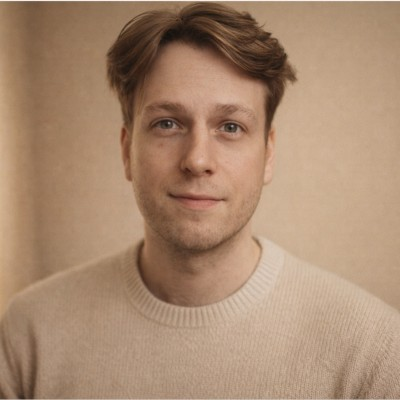
#> input picture vorgaben/kopf/original-foto.jpeg, 400 x 400 px
$ python align_head.py
#> lines starting #> are read from the running program, lines starting #| are printed output that depends on the picture
"""Setzt den Fotokopf der Spielfigur aus zwei freigestellten PNGs zusammen.

header_upper.png liegt auf einer 400x400-Fläche, lower_jaw.png ist sauberer freigestellt, liegt aber
vergrößert auf einer A4-Fläche. Das Skript sucht Maßstab und Lage des Kiefers per Abgleich mit dem
Originalfoto (gleiches Gesicht, 400x400) und schreibt beide Hälften passgenau auf eine gemeinsame Fläche.

Aufruf:  python tools/align_head.py
Ergebnis: public/char/head_upper.png, public/char/head_jaw.png, src/data/head.json, tools/head_check.png
"""
import json
from pathlib import Path

import numpy as np
from PIL import Image

ROOT = Path(__file__).resolve().parent.parent
SRC = ROOT / "vorgaben" / "kopf"
OUT = ROOT / "public" / "char"
EXPORT_SCALE = 2  # Ausgabe in doppelter 400er-Auflösung, genug Reserve für 4K


def alpha_bbox(img):
    a = np.asarray(img.getchannel("A"))
    ys, xs = np.nonzero(a > 8)
    return xs.min(), ys.min(), xs.max() + 1, ys.max() + 1


def main():
    photo = np.asarray(Image.open(SRC / "original-foto.jpeg").convert("RGB"), dtype=np.float32)
    upper = Image.open(SRC / "header_upper.png").convert("RGBA")
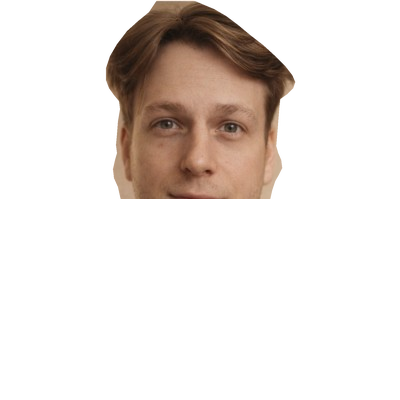
#> input picture vorgaben/kopf/header_upper.png, 400 x 400 px
#> upper is the input picture: PIL image 400x400 RGBA; mean R, G, B, A 168.9, 137.6, 112.4, 47.5
    jaw_ref = Image.open(SRC / "jaw_lower_400.png").convert("RGBA")
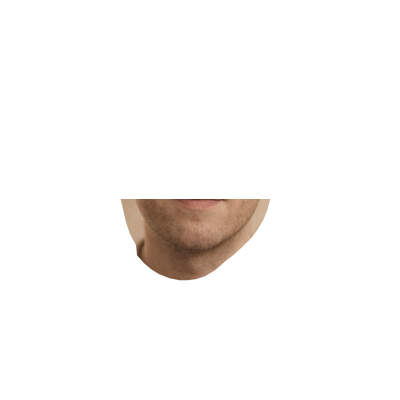
#> input picture vorgaben/kopf/jaw_lower_400.png, 400 x 400 px
#> jaw_ref is the input picture: PIL image 400x400 RGBA; mean R, G, B, A 168.9, 137.6, 112.4, 14
    jaw_big = Image.open(SRC / "lower_jaw.png").convert("RGBA")
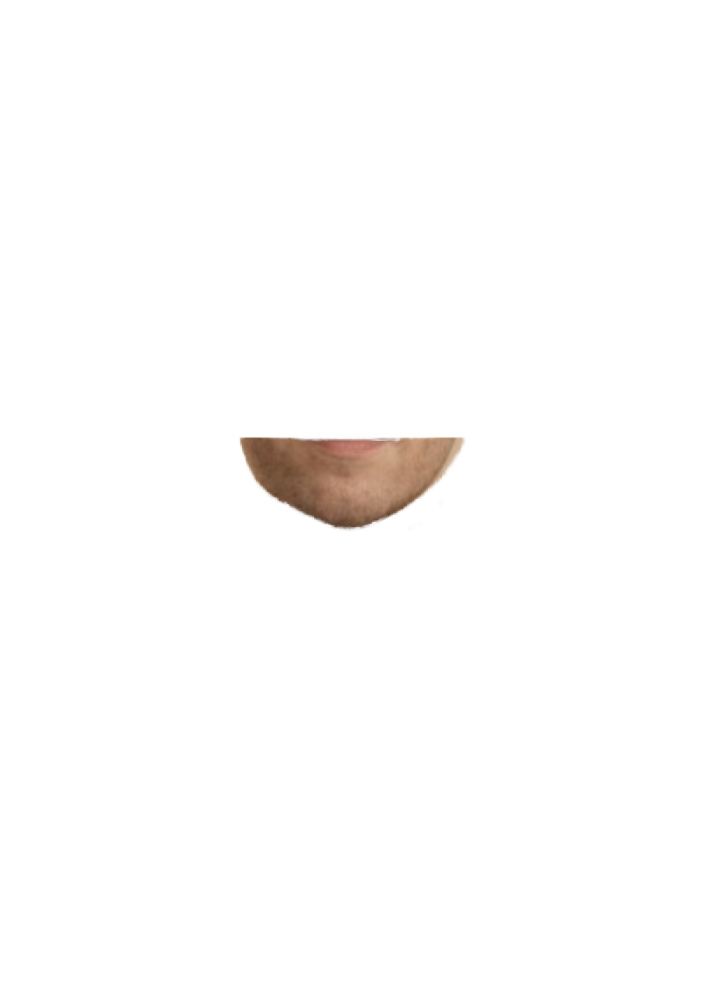
#> input picture vorgaben/kopf/lower_jaw.png, 3508 x 4961 px (shown at 1/5 size)
#> jaw_big is the input picture: PIL image 3508x4961 RGBA; mean R, G, B, A 3.5, 2.6, 2, 5.2

    jaw_crop = jaw_big.crop(alpha_bbox(jaw_big))
    rx0, ry0, rx1, ry1 = alpha_bbox(jaw_ref)
#> rx0 = 120; ry0 = 199; rx1 = 271; ry1 = 281
    s0 = (rx1 - rx0) / jaw_crop.width
#> s0 = 0.133
    print(f"Grobe Lage aus jaw_lower_400: x={rx0} y={ry0} w={rx1 - rx0}, Startmaßstab {s0:.4f}")
#| Grobe Lage aus jaw_lower_400: x=120 y=199 w=151, Startmaßstab 0.1327

    best = None
    for s in np.linspace(s0 * 0.85, s0 * 1.15, 31):
        w = max(1, round(jaw_crop.width * s))
        h = max(1, round(jaw_crop.height * s))
        small = jaw_crop.resize((w, h), Image.LANCZOS)
        arr = np.asarray(small, dtype=np.float32)
        rgb, a = arr[..., :3], arr[..., 3] / 255.0
        mask = a > 0.6
        if mask.sum() < 200:
            continue
        for dy in range(-14, 15):
            for dx in range(-14, 15):
                x, y = rx0 + dx, ry0 + dy
                if x < 0 or y < 0 or x + w > 400 or y + h > 400:
                    continue
                region = photo[y:y + h, x:x + w]
                err = np.mean((region[mask] - rgb[mask]) ** 2)
                if best is None or err < best[0]:
                    best = (err, s, x, y, w, h)
#> after the loop, best = (28.69, 0.117, 134, 198, 133, 55)
    err, s, x, y, w, h = best
#> err = 28.69; s = 0.117; x = 134; y = 198; w = 133; h = 55
    print(f"Beste Lage: Maßstab {s:.4f}, x={x}, y={y}, {w}x{h}, MSE {err:.1f}")
#| Beste Lage: Maßstab 0.1168, x=134, y=198, 133x55, MSE 28.7

    # Gemeinsame Fläche in Exportauflösung
    E = EXPORT_SCALE
    canvas = (400 * E, 400 * E)
    upper_big = upper.resize(canvas, Image.LANCZOS)
    jaw_layer = Image.new("RGBA", canvas, (0, 0, 0, 0))
#> jaw_layer: PIL image 800x800 RGBA; every value is 0
    jaw_scaled = jaw_crop.resize((round(jaw_crop.width * s * E), round(jaw_crop.height * s * E)), Image.LANCZOS)
    jaw_layer.paste(jaw_scaled, (round(x * E), round(y * E)), jaw_scaled)

    # Helle Schnittkante oben am Kiefer entfernen (graue/weiße, ungesättigte Pixel in den obersten Zeilen)
    ja_arr = np.array(jaw_layer)
    rows = np.nonzero((ja_arr[..., 3] > 128).sum(axis=1) > 0)[0]
#> rows = 104 values from 397 to 500
    top = rows.min()
#> top = 397
    band = ja_arr[top:top + 5 * E]
    rgb = band[..., :3].astype(np.int16)
    light = (rgb.min(axis=2) > 150) & ((rgb.max(axis=2) - rgb.min(axis=2)) < 40)
    band[..., 3][light] = 0
    ja_arr[top:top + 5 * E] = band
    jaw_layer = Image.fromarray(ja_arr)

    # Auf die gemeinsame Kopf-Box zuschneiden (mit etwas Rand für Drehung)
    ux0, uy0, ux1, uy1 = alpha_bbox(upper_big)
#> ux0 = 211; uy0 = 0; ux1 = 594; uy1 = 399
    jx0, jy0, jx1, jy1 = alpha_bbox(jaw_layer)
#> in alpha_bbox (call 4), `a = np.asarray(img.getchannel("A"))`:
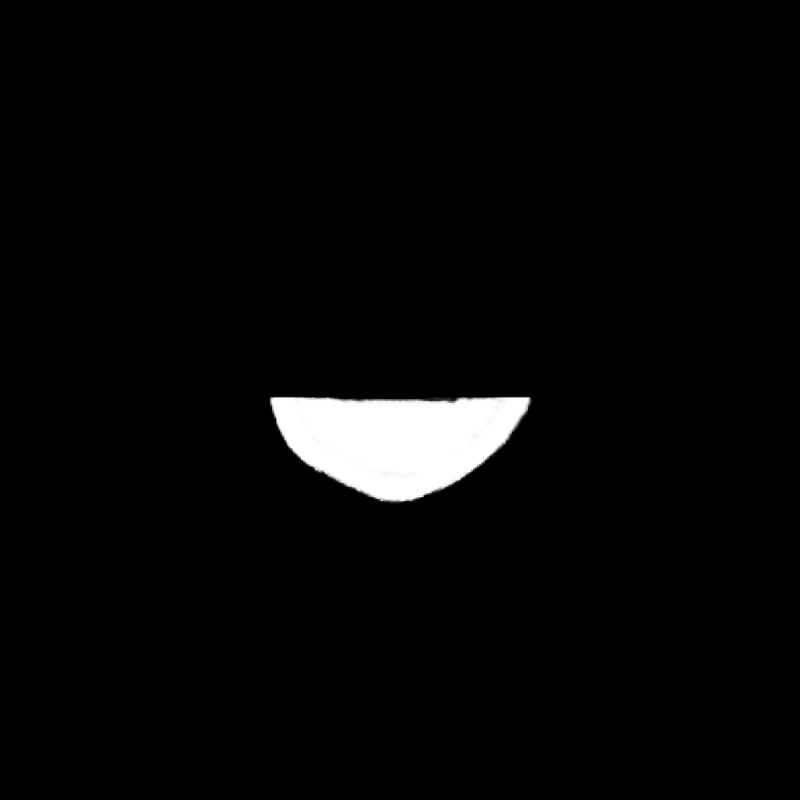
#> a: shape (800, 800); min 0, max 255, mean 7.5
#> in alpha_bbox (call 4), `ys, xs = np.nonzero(a > 8)`: ys = 19923 values from 396 to 503; xs = 19923 values, max 532 at index 709, min 269 at index 237, mean 396.9
#> jx0 = 269; jy0 = 396; jx1 = 533; jy1 = 504
    pad = 6 * E
    box = (max(0, min(ux0, jx0) - pad), max(0, min(uy0, jy0) - pad),
           min(canvas[0], max(ux1, jx1) + pad), min(canvas[1], max(uy1, jy1) + pad))
#> box = (199, 0, 606, 516)
    upper_out = upper_big.crop(box)
    jaw_out = jaw_layer.crop(box)
    OUT.mkdir(parents=True, exist_ok=True)
    upper_out.save(OUT / "head_upper.png", optimize=True)
    jaw_out.save(OUT / "head_jaw.png", optimize=True)

    # Schnittkante: unterste deckende Zeile des Oberkopfs und oberste des Kiefers (in Ausgabekoordinaten)
    ua = np.asarray(upper_out.getchannel("A"))
    ja = np.asarray(jaw_out.getchannel("A"))
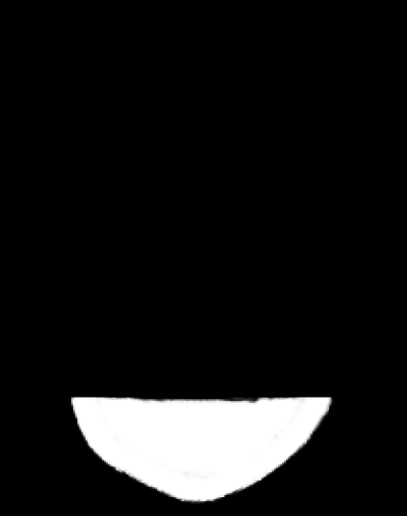
#> ja: shape (516, 407); min 0, max 255, mean 22.8
    upper_rows = np.nonzero((ua > 128).sum(axis=1) > 20)[0]
#> upper_rows = 398 values from 0 to 397
    jaw_rows = np.nonzero((ja > 128).sum(axis=1) > 20)[0]
#> jaw_rows = 104 values from 397 to 500
    upper_cut = int(upper_rows.max())
#> upper_cut = 397
    jaw_top = int(jaw_rows.min())
#> jaw_top = 397

    def span(alpha, row):
#> called with row = 395
        cols = np.nonzero(alpha[row] > 128)[0]
#> cols = 300 values from 42 to 341
        return int(cols.min()), int(cols.max())

    meta = {
        "width": upper_out.width,
        "height": upper_out.height,
        "upperCutY": upper_cut,
        "upperCutSpan": span(ua, upper_cut - 2),
        "jawTopY": jaw_top,
        "jawTopSpan": span(ja, jaw_top + 2),
        "jawBottomY": int(jaw_rows.max()),
        "source": {"scale": round(float(s), 5), "x": int(x), "y": int(y), "box": [int(v) for v in box], "exportScale": E},
    }
    (ROOT / "src" / "data").mkdir(parents=True, exist_ok=True)
    (ROOT / "src" / "data" / "head.json").write_text(json.dumps(meta, indent=2), encoding="utf-8")

    # Kontrollbild: zusammengesetzt auf grauem Grund, daneben das Originalfoto im selben Ausschnitt
    check = Image.new("RGBA", (upper_out.width * 2 + 20, upper_out.height), (200, 200, 200, 255))
    comp = Image.alpha_composite(Image.alpha_composite(Image.new("RGBA", upper_out.size, (200, 200, 200, 255)), jaw_out), upper_out)
    check.paste(comp, (0, 0))
    ref = Image.open(SRC / "original-foto.jpeg").convert("RGBA").resize(canvas, Image.LANCZOS).crop(box)
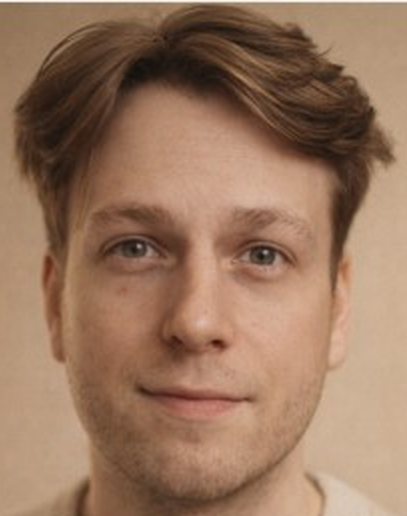
#> ref: PIL image 407x516 RGBA; mean R, G, B, A 153.1, 118.5, 94.7, 255
    check.paste(ref, (upper_out.width + 20, 0))
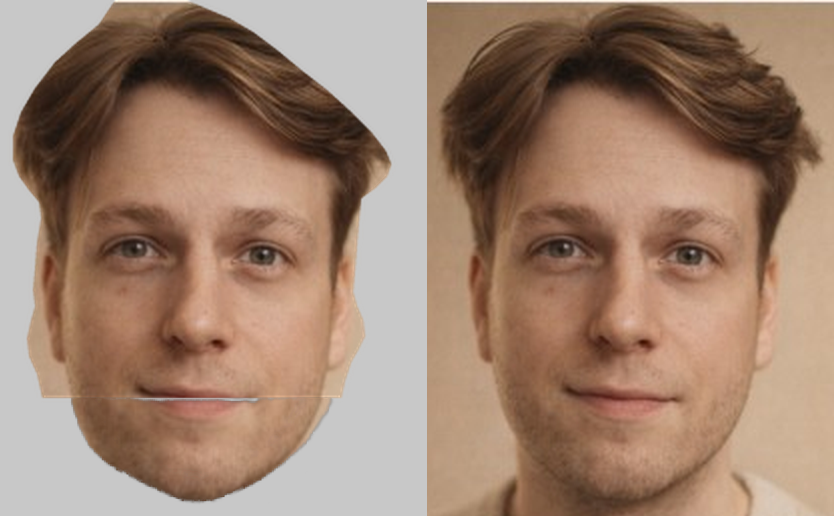
#> check: PIL image 834x516 RGBA; mean R, G, B, A 158.4, 129.7, 110.9, 255
    check.save(ROOT / "tools" / "head_check.png")
    print(json.dumps(meta, indent=2))
#> (printed output is left out)


if __name__ == "__main__":
    main()
